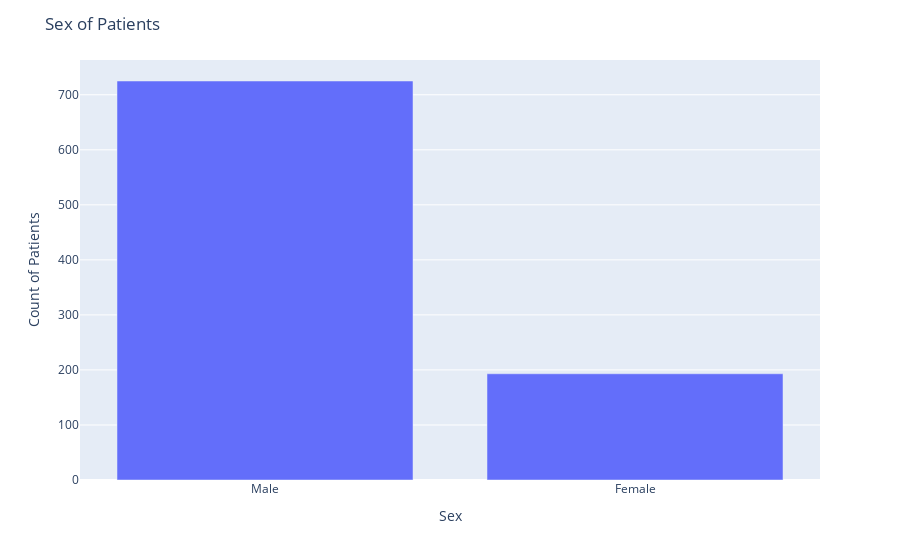

Notebook cell for this chart:
### Markdown cell above
## Observations ##
Patient ages range from 28 to 77, with a mean of about 53 years.

It appears that RestingBP and Cholesterol have missing values, as their minimums are 0.0--a value that does not make sense for those measurements.

MaxHR is more ambiguous.  There is a minimum value of 60BPM, but the lower quartile is 120BPM. This may mean that 60 is a placeholder value for unrecorded heartrate. If these heartrates were achieved during exercise, it is unlikley that 60BPM was a recorded value.

The cholesterol column has a max value of 603, which is 2.5 times larger than what is considered "high" cholesterol.  Based on the IQR, this is an extreme outlier.  According to the American Heart Association, such a cholesterol level is caused by a rare genetic disease called familial hypercholesterolemia.

### Code cell
fig = categorical_ct(df, 'Sex')
fig.update_layout(
    title="Sex of Patients",
    xaxis_title="Sex",
    yaxis_title="Count of Patients")

### Figure 1 — Plotly figure (JSON) as saved in the notebook; plotly's stock layout.template omitted (floating-point values rounded to 4 significant figures)
{"data": [{"alignmentgroup": "True", "hovertemplate": "x=%{x}<br>y=%{y}<extra></extra>", "legendgroup": "", "marker": {"color": "#636efa", "pattern": {"shape": ""}}, "name": "", "offsetgroup": "", "orientation": "v", "showlegend": false, "textposition": "auto", "type": "bar", "x": ["Male", "Female"], "xaxis": "x", "y": [725, 193], "yaxis": "y"}], "layout": {"barmode": "relative", "legend": {"tracegroupgap": 0}, "margin": {"t": 60}, "title": {"text": "Sex of Patients"}, "xaxis": {"anchor": "y", "domain": [0, 1], "title": {"text": "Sex"}}, "yaxis": {"anchor": "x", "domain": [0, 1], "title": {"text": "Count of Patients"}}}}
